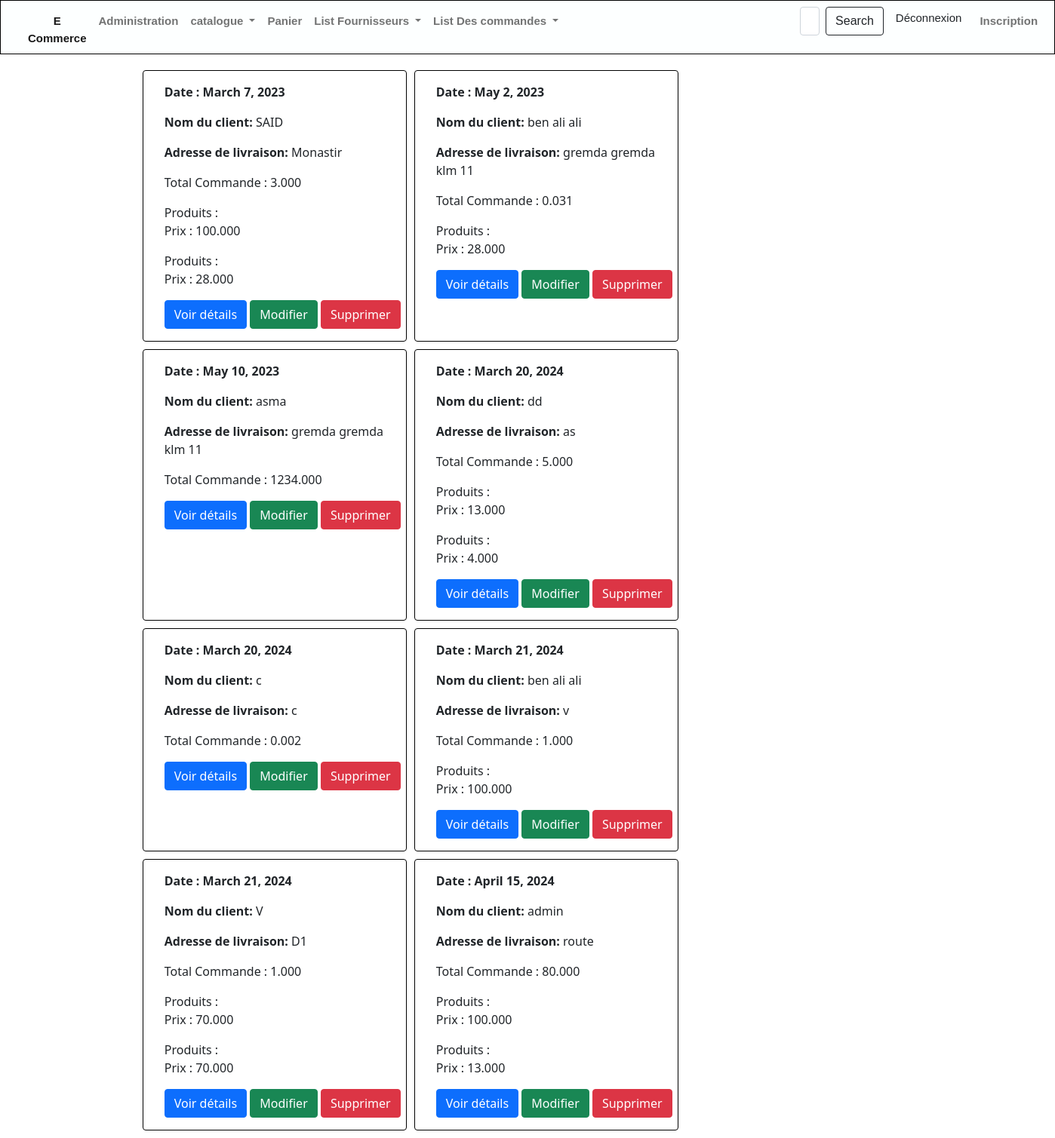
The page /magasin/ListCommande/ on the database its author committed.
### magasin/models.py (models this page shows, shortened)
class Commande(models.Model):
    dateCde = models.DateField(null=True, default=date.today)
    nom_client = models.CharField(max_length=100,default="")
    adresse_livraison = models.CharField(max_length=200,default="")
    totalCde = models.DecimalField(max_digits=10, decimal_places=3)
    produits = models.ManyToManyField(Produit, related_name='produits')

class Produit(models.Model):
    Categorie = models.ForeignKey('Categorie', on_delete=models.CASCADE, null=True)
    Fournisseur = models.ForeignKey('Fournisseur', on_delete=models.CASCADE, null=True)
    TYPE_CHOICES=[  ('em','emballé'),
                    ('fr','Frais'),
                    ('cs','Conserve')]
    libelle=models.CharField(max_length=100)
    description=models.TextField(default='non définie')
    prix=models.DecimalField(max_digits=10,decimal_places=3,default=0)
    type=models.CharField(max_length=2,choices=TYPE_CHOICES,default='em')
    img =models.ImageField(upload_to='media/', null=True, blank=True)
    stock = models.IntegerField(default=0)

### magasin/views.py (the view)
# urls.py: path('ListCommande/', views.ListCommande, name='ListCommande'),
def ListCommande(request):
        commandes= Commande.objects.all()
        context={'commandes':commandes}
        return render( request,'Commandes/mesCommandes.html',context )

### magasin/templates/Commandes/mesCommandes.html (shortened to what this page needs)
{% extends 'magasin/base.html' %}
{% block content %}
<div class="container-fluid mt-3">
    <div class="row-9">
        <div id='commandes' class="col-lg-9 mx-auto" style="margin:5px;">
            <div class="row mx-auto">
                {% for commande in commandes %}
                 <div class="card" id={{commande.id}} style="width:350px;border:black solid 1px;margin:5px;">
                            <div class="card-body" >
                        <p class="card-text"><b>Date : {{commande.dateCde}}</b></p>
                        <p class="card-text"><b>Nom du client:</b> {{commande.nom_client}}</p>
                        <p class="card-text"><b>Adresse de livraison:</b> {{commande.adresse_livraison}}</p>
                        <p class="card-text">Total Commande : {{commande.totalCde}}</p>
                        {% for produit in commande.produits.all %}
                        <p class="card-text"> Produits : {{produit.libellé}} <br>
                             Prix : {{produit.prix}}</p>
                        {% endfor %}
                        <div style="width: 350px;">
                        <a href="{% url 'detail_commande' commande_id=commande.id %}" class="btn btn-primary">Voir détails</a>
                        <a href="{% url 'edit_commande' commande.id %}" class="btn btn-success">Modifier</a>
                        <a href="{% url 'delete_commande' commande.id %}" class="btn btn-danger" >Supprimer</a>
                    </div>
                </div>
                </div>
                {% endfor %}
            </div>
        </div>
    </div>
</div>
{% endblock %}

### rows shown on the page
Commande: dateCde "March 7, 2023", nom_client "SAID", adresse_livraison "Monastir", totalCde "3.000"
Produit: prix "100.000"
Produit: prix "28.000"
Commande: dateCde "May 2, 2023", nom_client "ben ali ali", adresse_livraison "gremda gremda klm 11", totalCde "0.031"
Commande: {{ commande.id }} 3 (drawn), dateCde "May 10, 2023", nom_client "asma", adresse_livraison "gremda gremda klm 11", totalCde "1234.000"
Commande: dateCde "March 20, 2024", nom_client "dd", adresse_livraison "as", totalCde "5.000"
Produit: prix "13.000"
Produit: prix "4.000"
Commande: dateCde "March 20, 2024", nom_client "c", adresse_livraison "c", totalCde "0.002"
Commande: dateCde "March 21, 2024", nom_client "ben ali ali", adresse_livraison "v", totalCde "1.000"
Commande: dateCde "March 21, 2024", nom_client "V", adresse_livraison "D1", totalCde "1.000"
Produit: prix "70.000"
Produit: prix "70.000"
Commande: dateCde "April 15, 2024", nom_client "admin", adresse_livraison "route", totalCde "80.000"
